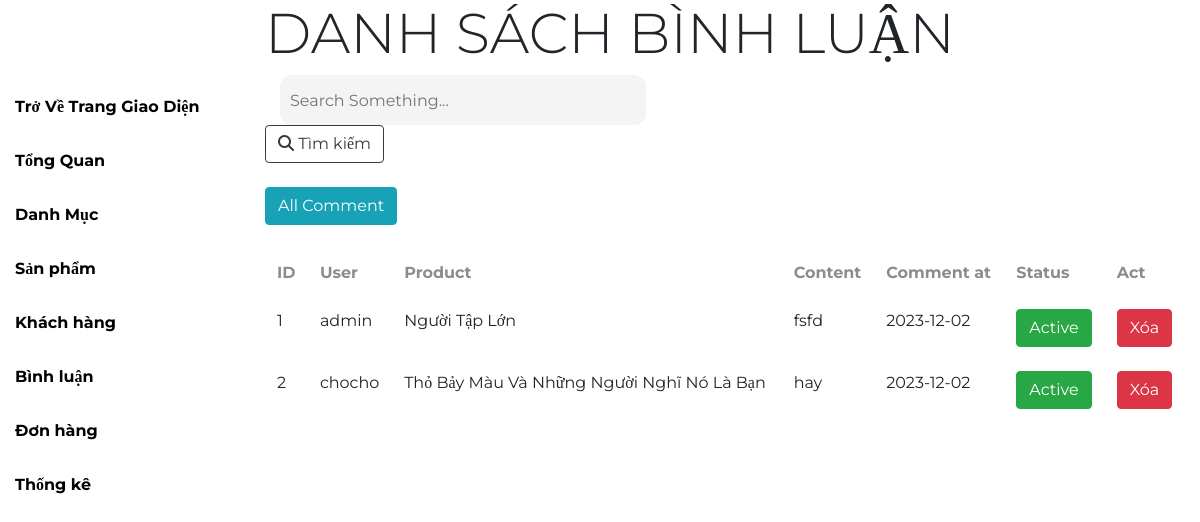
/admin/binhluan/list.php, run on the app's committed database.
### tables this page shows
CREATE TABLE `binhluan` (
  `id` int(11) NOT NULL,
  `noi_dung` varchar(255) NOT NULL,
  `ma_sp` int(10) NOT NULL,
  `ma_kh` int(10) NOT NULL,
  `ngay_them` date NOT NULL,
  `status` varchar(10) NOT NULL DEFAULT '1'
);

CREATE TABLE `taikhoan` (
  `id` int(11) NOT NULL,
  `user` varchar(100) NOT NULL,
  `pass` varchar(100) NOT NULL,
  `email` varchar(120) NOT NULL,
  `role` int(11) DEFAULT 1,
  `status` int(11) NOT NULL DEFAULT 1,
  `tel` varchar(25) NOT NULL,
  `address` varchar(255) NOT NULL
);

CREATE TABLE `sanpham` (
  `id` int(11) NOT NULL,
  `namesp` varchar(255) NOT NULL,
  `amount` int(11) NOT NULL,
  `tacgia` varchar(255) NOT NULL,
  `price` int(11) NOT NULL,
  `sell_price` int(11) NOT NULL,
  `img` varchar(255) NOT NULL,
  `luotxem` int(11) NOT NULL,
  `iddm` int(11) NOT NULL,
  `mota` text NOT NULL
);

### model/pdo.php (called while the page is built, shortened)
<?php
function pdo_get_connection(){
    $dburl = "mysql:host=localhost;dbname=duan1;charset=utf8";
    $username = 'root';
    $password = '';
    $conn = new PDO($dburl, $username, $password);
    $conn->setAttribute(PDO::ATTR_ERRMODE, PDO::ERRMODE_EXCEPTION);
    return $conn;
}
function pdo_query($sql){
    $sql_args = array_slice(func_get_args(), 1);
    try{
        $conn = pdo_get_connection();
        $stmt = $conn->prepare($sql);
        $stmt->execute($sql_args);
        $rows = $stmt->fetchAll();
        return $rows;
    }
    catch(PDOException $e){
        throw $e;
    }
    finally{
        unset($conn);
    }
}
function pdo_query_one($sql){
    $sql_args = array_slice(func_get_args(), 1);
    try{
        $conn = pdo_get_connection();
        $stmt = $conn->prepare($sql);
        $stmt->execute($sql_args);
        $row = $stmt->fetch(PDO::FETCH_ASSOC);
        return $row;
    }
    catch(PDOException $e){
        throw $e;
    }
    finally{
        unset($conn);
    }
}

### model/functions.php (called while the page is built, shortened)
<?php
require_once "./../../model/pdo.php";
function select_all($table){
    $sql = "select * from $table";
    return pdo_query($sql);
}
function select_one($table, $id){
    $sql = "select * from $table where id = ?";
    return pdo_query_one($sql, $id);
}
?>

### admin/binhluan/list.php (the view)
<?php
require_once './../layout/start.php';
require_once './../../model/functions.php';
if (isset($_POST['search'])) {
    $comment = search_comment($_POST['value']);
} else {
    $comment = select_all('binhluan');
}
?>
 <div class="boxcenter">
        <div class="container">
            <div class="row">
                <div class="col-12 frmtitle">
                    <h1 class="display-4">DANH SÁCH BÌNH LUẬN</h1>
                </div>
                <div class="col-12 frmcontent">
                    <div class="row">
                        <div class="col-5">
                            <div class="search-bar">
                                <form action="list.php" method="POST">
                                    <input type="text" name="value" placeholder="Search Something..." class="form-control global-search">
                                    <button class="btn btn-outline-dark" name="search"><i class="fa fa-search"></i> Tìm kiếm</button>
                                    <br>
                                    <br>
                                    <a href="http://localhost/pro1014_duan1/admin/binhluan/list.php" class="btn btn-info">All Comment</a>
                                </form>
                            </div>
                        </div>
                    </div>
                    <table class="table table-hover mt-4">
                        <thead>
                            <tr>
                                <th>ID</th>
                                <th>User</th>
                                <th>Product</th>
                                <th>Content</th>
                                <th>Comment at</th>
                                <th>Status</th>
                                <th colspan="2">Act</th>
                            </tr>
                        </thead>
                        <tbody>
                            <?php foreach ($comment as $value) :
                                $user = select_one('taikhoan', $value['ma_kh']);
                                $product = select_one('sanpham', $value['ma_sp']);
                            ?>
                                <tr>
                                    <td><?= $value['id'] ?></td>
                                    <td><?= $user['user'] ?></td>
                                    <td><?= $product['namesp'] ?></td>
                                    <td><?= $value['noi_dung'] ?></td>
                                    <td><?= $value['ngay_them'] ?></td>
                                    <td>
                                        <?php if (intval($value['status']) == 1) : ?>
                                            <a href="status.php?id=<?= $value['id'] ?>&st=1" class="btn btn-success">Active</a>
                                        <?php else : ?>
                                            <a href="status.php?id=<?= $value['id'] ?>&st=2" class="btn btn-danger">Block</a>
                                        <?php endif; ?>
                                    </td>
                                    <td>
                                        <a href="delete.php?id=<?= $value['id'] ?>" class="btn btn-danger" onclick="return confirm('Bạn có chắc muốn xóa không ?')">Xóa</a>
                                    </td>
                                </tr>
                            <?php endforeach ?>
                        </tbody>
                    </table>
                </div>
            </div>
        </div>
    </div>
<?php
require_once './../layout/end.php';
?>

### admin/csss/admin.css (style rules this page uses)
body { margin: 0; padding: 0; background-color: #ffffff; font-family: "Montserrat"; overflow-x: hidden; }
.search-bar { position: relative; }
.global-search { background-color: #f4f4f4; border: none; border-radius: 12px; height: 50px; min-width: 300px; margin-left: 15px; padding: 10px; }
.table thead th { border:none; color: #8e8b8b; }
.table tbody td { border:none; }

### data on the page
binhluan: id "1", ma_kh.user "admin", sanpham.namesp "Người Tập Lớn", noi_dung "fsfd", ngay_them "2023-12-02"
binhluan: id "2", ma_kh.user "chocho", sanpham.namesp "Thỏ Bảy Màu Và Những Người Nghĩ Nó Là Bạn", noi_dung "hay", ngay_them "2023-12-02"
